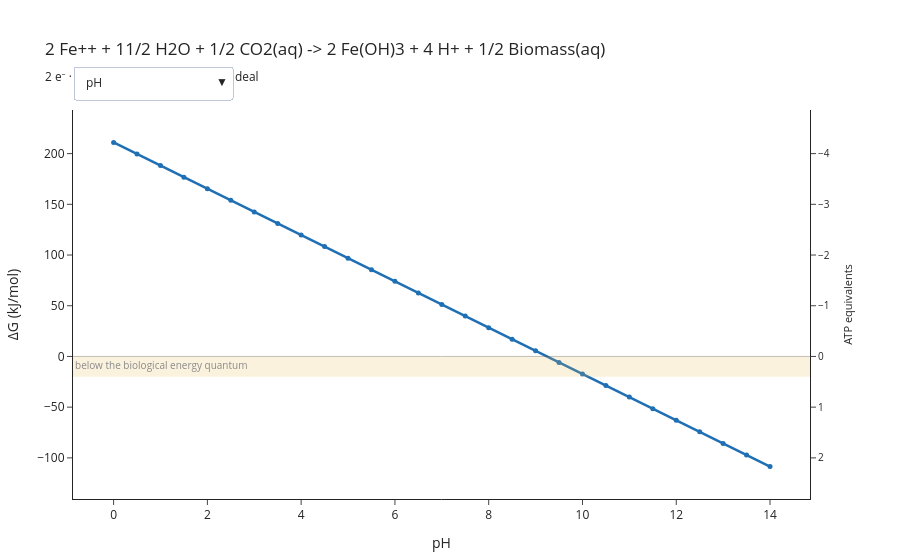

The notebook cell this image was saved under:
### Code cell
axes = [ph_axis(low=0.0, high=14.0, n=29)] + [
    concentration_axis(name, n=13) for name in sweepable if name != "H2O"
]
figure = plot_energy_explorer(reaction, axes=axes)
figure.show()

### Figure 1 — Plotly figure (JSON) as saved in the notebook; plotly's stock layout.template omitted (floating-point values rounded to 4 significant figures)
{"data": [{"hovertemplate": "pH: %{x}<br>ΔG: %{y:.1f} kJ/mol<extra></extra>", "line": {"color": "#1F6FB4", "width": 2.5}, "marker": {"size": 5}, "mode": "lines+markers", "name": "pH", "type": "scatter", "visible": true, "x": [0.0, 0.5, 1.0, 1.5, 2.0, 2.5, 3.0, 3.5, 4.0, 4.5, 5.0, 5.5, 6.0, 6.5, 7.0, 7.5, 8.0, 8.5, 9.0, 9.5, 10.0, 10.5, 11.0, 11.5, 12.0, 12.5, 13.0, 13.5, 14.0], "y": [211.0, 199.6, 188.2, 176.8, 165.4, 154.0, 142.5, 131.1, 119.7, 108.3, 96.88, 85.47, 74.05, 62.64, 51.22, 39.8, 28.39, 16.97, 5.556, -5.86, -17.28, -28.69, -40.11, -51.52, -62.94, -74.36, -85.77, -97.19, -108.6]}, {"hovertemplate": "[Fe(OH)3] (molal): %{x}<br>ΔG: %{y:.1f} kJ/mol<extra></extra>", "line": {"color": "#1F6FB4", "width": 2.5}, "marker": {"size": 5}, "mode": "lines+markers", "name": "[Fe(OH)3] (molal)", "type": "scatter", "visible": false, "x": [1e-09, 4.642e-09, 2.154e-08, 1e-07, 4.642e-07, 2.154e-06, 1e-05, 4.642e-05, 0.0002154, 0.001, 0.004642, 0.02154, 0.1], "y": [51.22, 51.22, 51.22, 51.22, 51.22, 51.22, 51.22, 51.22, 51.22, 51.22, 51.22, 51.22, 51.22]}, {"hovertemplate": "[Fe++] (molal): %{x}<br>ΔG: %{y:.1f} kJ/mol<extra></extra>", "line": {"color": "#1F6FB4", "width": 2.5}, "marker": {"size": 5}, "mode": "lines+markers", "name": "[Fe++] (molal)", "type": "scatter", "visible": false, "x": [1e-09, 4.642e-09, 2.154e-08, 1e-07, 4.642e-07, 2.154e-06, 1e-05, 4.642e-05, 0.0002154, 0.001, 0.004642, 0.02154, 0.1], "y": [154.0, 146.4, 138.7, 131.1, 123.5, 115.9, 108.3, 100.7, 93.08, 85.47, 77.86, 70.25, 62.64]}, {"hovertemplate": "[CO2(aq)] (molal): %{x}<br>ΔG: %{y:.1f} kJ/mol<extra></extra>", "line": {"color": "#1F6FB4", "width": 2.5}, "marker": {"size": 5}, "mode": "lines+markers", "name": "[CO2(aq)] (molal)", "type": "scatter", "visible": false, "x": [1e-09, 4.642e-09, 2.154e-08, 1e-07, 4.642e-07, 2.154e-06, 1e-05, 4.642e-05, 0.0002154, 0.001, 0.004642, 0.02154, 0.1], "y": [76.91, 75.0, 73.1, 71.2, 69.3, 67.39, 65.49, 63.59, 61.68, 59.78, 57.88, 55.98, 54.07]}, {"hovertemplate": "[Biomass(aq)] (molal): %{x}<br>ΔG: %{y:.1f} kJ/mol<extra></extra>", "line": {"color": "#1F6FB4", "width": 2.5}, "marker": {"size": 5}, "mode": "lines+markers", "name": "[Biomass(aq)] (molal)", "type": "scatter", "visible": false, "x": [1e-09, 4.642e-09, 2.154e-08, 1e-07, 4.642e-07, 2.154e-06, 1e-05, 4.642e-05, 0.0002154, 0.001, 0.004642, 0.02154, 0.1], "y": [25.53, 27.44, 29.34, 31.24, 33.14, 35.05, 36.95, 38.85, 40.76, 42.66, 44.56, 46.46, 48.37]}, {"hoverinfo": "skip", "marker": {"opacity": 0}, "mode": "markers", "showlegend": false, "type": "scatter", "x": [0.0], "y": [2.811], "yaxis": "y2"}], "layout": {"annotations": [{"font": {"color": "#8A8A8A", "size": 10}, "showarrow": false, "text": "below the biological energy quantum", "x": 0, "xanchor": "left", "xref": "x domain", "y": 0.0, "yanchor": "top", "yref": "y"}], "hovermode": "x unified", "margin": {"b": 60, "l": 70, "r": 90, "t": 110}, "shapes": [{"line": {"color": "#333333", "width": 1}, "type": "line", "x0": 0, "x1": 1, "xref": "x domain", "y0": 0.0, "y1": 0.0, "yref": "y"}, {"fillcolor": "#E8B84B", "line": {"width": 0}, "opacity": 0.18, "type": "rect", "x0": 0, "x1": 1, "xref": "x domain", "y0": -20.0, "y1": 0.0, "yref": "y"}], "showlegend": false, "title": {"text": "2 Fe++ + 11/2 H2O + 1/2 CO2(aq) -> 2 Fe(OH)3 + 4 H+ + 1/2 Biomass(aq)<br><sub>2 e⁻ · pH 7 · 25 °C · activity model: ideal</sub>"}, "updatemenus": [{"buttons": [{"args": [{"visible": [true, false, false, false, false]}, {"xaxis.title.text": "pH", "xaxis.type": "linear"}], "label": "pH", "method": "update"}, {"args": [{"visible": [false, true, false, false, false]}, {"xaxis.title.text": "[Fe(OH)3] (molal)", "xaxis.type": "log"}], "label": "[Fe(OH)3] (molal)", "method": "update"}, {"args": [{"visible": [false, false, true, false, false]}, {"xaxis.title.text": "[Fe++] (molal)", "xaxis.type": "log"}], "label": "[Fe++] (molal)", "method": "update"}, {"args": [{"visible": [false, false, false, true, false]}, {"xaxis.title.text": "[CO2(aq)] (molal)", "xaxis.type": "log"}], "label": "[CO2(aq)] (molal)", "method": "update"}, {"args": [{"visible": [false, false, false, false, true]}, {"xaxis.title.text": "[Biomass(aq)] (molal)", "xaxis.type": "log"}], "label": "[Biomass(aq)] (molal)", "method": "update"}], "direction": "down", "pad": {"r": 10, "t": 10}, "showactive": true, "x": 0.0, "xanchor": "left", "y": 1.14, "yanchor": "top"}], "xaxis": {"title": {"text": "pH"}, "type": "linear"}, "yaxis": {"range": [-140.6, 243.0], "title": {"text": "ΔG (kJ/mol)"}}, "yaxis2": {"overlaying": "y", "range": [2.811, -4.86], "showgrid": false, "side": "right", "tickfont": {"size": 10}, "title": {"font": {"size": 11}, "text": "ATP equivalents"}}}}
